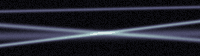
#> input picture src/controller/frontend/src/assets/mic-colormap-swatches/bone.png, 200 x 56 px; its folder holds only this picture in this run
$ python -i experimental_scorers.py   (imports and definitions only)
#> lines starting #> are read from the running program, lines starting #| are printed output that depends on the picture
#> further down, picture is the input picture: shape (56, 200, 3); mean B, G, R 46, 35.8, 34.3
"""
experimental_scorers.py -- candidate motion-scoring algorithms being
evaluated as replacements/additions to HabitatMotionDetector's frame_diff/
MOG2 (see ../motion_detector.py). All CPU-only, no ML accelerator assumed --
habitat_camera runs on a plain Pi 5 with no Hailo HAT (unlike apa_camera/
lightning_camera). None of this is wired into the live module; it exists
purely for evaluation via score_video.py + sweep_motion_params.py against
label_activity.py's ground truth. Each scorer exposes the same
score(frame_bgr) -> float interface as HabitatMotionDetector, so they're
interchangeable in the tooling.

Not yet checked: actual per-frame timing on real Pi 5 hardware for the
heavier scorers (optical flow especially) -- accuracy is being evaluated
first since that's cheap to test on labeled footage from a dev machine;
before any of this could ever be proposed for the live module, whichever
wins on accuracy needs a real timing check against the camera's frame
interval (e.g. 40ms at 25fps) on the actual hardware, not just "should be
fine" reasoning.
"""

import sys
from pathlib import Path

import cv2
import numpy as np

sys.path.insert(0, str(Path(__file__).resolve().parents[4]))  # .../src
from modules.variants.habitat_camera.motion_detector import (
    HabitatMotionDetector,  # noqa: E402
)


def _resize_to_width(w0: int, h0: int, target_width: int) -> tuple[int, int]:
    w = max(1, int(target_width))
    h = max(1, round(w * h0 / w0))
    return w, h


class TunableFrameDiffScorer:
    """Same pipeline as HabitatMotionDetector's frame_diff path, but with a
    settable pixel-change threshold -- hardcoded at 15 in production, not
    currently exposed as a config option there. Lets that constant be swept
    like any other parameter without touching the production file."""

    # [17 lines left out: functions __init__, score, not called in this run]


class ThreeFrameDiffScorer:
    """Requires a pixel to have changed in BOTH consecutive frame-pairs
    (t-2->t-1 and t-1->t) before counting it as changed -- a classic
    noise-rejection trick: real motion tends to persist (a moving edge keeps
    moving for at least 2-3 frames), while single-frame sensor/IR noise
    rarely lands on the exact same pixel two frame-pairs running."""

    def __init__(self, process_width: int = 256, pixel_threshold: int = 15):
        self.process_width = max(1, int(process_width))
        self.pixel_threshold = pixel_threshold
        self._f0 = None  # t-2
        self._f1 = None  # t-1

    def score(self, frame_bgr: np.ndarray) -> float:
        h0, w0 = frame_bgr.shape[:2]
#> h0 = 56; w0 = 200
        nx, ny = _resize_to_width(w0, h0, self.process_width)
#> nx = 256; ny = 72
        gray = cv2.cvtColor(frame_bgr, cv2.COLOR_BGR2GRAY)
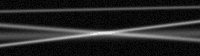
#> gray: shape (56, 200); min 0, max 227, mean 36.5
        proc = cv2.GaussianBlur(cv2.resize(gray, (nx, ny), interpolation=cv2.INTER_AREA), (5, 5), 0)
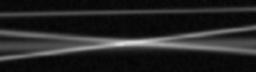
#> proc: shape (72, 256); min 3, max 220, mean 36.2

        if self._f1 is None or self._f1.shape != proc.shape:
            self._f0, self._f1 = None, proc
            return 0.0
        if self._f0 is None:
            self._f0, self._f1 = self._f1, proc
            return 0.0

        changed_a = cv2.absdiff(self._f1, self._f0) >= self.pixel_threshold
        changed_b = cv2.absdiff(proc, self._f1) >= self.pixel_threshold
        both = int(np.count_nonzero(changed_a & changed_b))
        self._f0, self._f1 = self._f1, proc
        return both / float(nx * ny)


class KnnScorer:
    """cv2's KNN background subtractor -- an alternative to MOG2's Gaussian
    mixture model, sometimes more sensitive to slow/subtle foreground change
    since it works by per-pixel sample history rather than a fitted
    distribution. Worth checking against MOG2's weakness here (absorbing a
    persistently-present sleeping resident into its background model)."""

    # [15 lines left out: functions __init__, score, not called in this run]


class EdgeDiffScorer:
    """Diffs consecutive Canny edge maps instead of raw pixel brightness.
    Real motion moves edges (a silhouette boundary shifts); a uniform
    AE-driven brightness/gain change generally doesn't, since Canny edges
    come from local gradients and gradient-based detection is close to
    invariant under a global additive/multiplicative brightness shift. This
    is the candidate most likely to sidestep the AE-gate tension found
    live (real motion getting rejected because it also nudges auto-exposure
    slightly) -- if edge-diff doesn't react to that kind of change in the
    first place, the gate may not even be needed for this scoring path."""

    # [20 lines left out: functions __init__, score, not called in this run]


class BlobSizeScorer:
    """Same downsample/blur/frame-diff pipeline as TunableFrameDiffScorer,
    but scores by the size of the LARGEST single connected blob of changed
    pixels rather than the total changed-pixel fraction. A moving animal is
    one coherent shape; scattered per-pixel sensor/IR noise generally isn't
    -- this targets the frame-to-frame jitter seen in raw score traces
    (score spiking then dropping every other frame even during real,
    sustained motion) by being insensitive to how many total pixels
    changed, only whether they changed together in one place."""

    # [21 lines left out: functions __init__, score, not called in this run]


class OpticalFlowScorer:
    """Dense Farneback optical flow -- scores mean flow MAGNITUDE (pixels of
    displacement) rather than raw brightness change, so random sensor/IR
    noise (no coherent displacement) shouldn't score highly even if it's
    bright, while real physical movement should, even if subtle. Heavier per
    frame than frame differencing -- see module docstring on the unverified
    Pi 5 timing caveat before this could ever be a real candidate."""

    def __init__(self, process_width: int = 256):
        self.process_width = max(1, int(process_width))
        self._prev_gray = None

    # [16 lines left out: function score, not called in this run]


# Shared registry so score_video.py and evaluate_dataset.py don't each keep
# their own drifting copy of "which algorithm names exist." process_width
# and pixel_threshold are the two knobs every non-production scorer accepts;
# canny_lo/canny_hi (edge_diff) and history/dist2_threshold (knn) stay at
# their class defaults here -- expose them the same way if they ever need
# sweeping too.
ALGORITHM_NAMES = (
    "frame_diff", "three_frame_diff", "knn", "optical_flow",
    "edge_diff", "blob_size", "mog2",
)


# [16 lines left out: function build_scorer, not called in this run]

>>> import cv2
>>> picture = cv2.imread('../../../../controller/frontend/src/assets/mic-colormap-swatches/bone.png')
>>> result = ThreeFrameDiffScorer().score(picture)
#> result = 0
